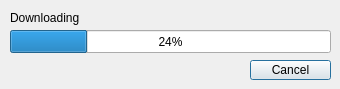
<?xml version="1.0" encoding="UTF-8"?>
<ui version="4.0">
 <class>NatusferaDownloading</class>
 <widget class="QDialog" name="NatusferaDownloading">
  <property name="geometry">
   <rect>
    <x>0</x>
    <y>0</y>
    <width>340</width>
    <height>89</height>
   </rect>
  </property>
  <property name="minimumSize">
   <size>
    <width>340</width>
    <height>89</height>
   </size>
  </property>
  <property name="maximumSize">
   <size>
    <width>340</width>
    <height>89</height>
   </size>
  </property>
  <property name="windowTitle">
   <string>Downloading...</string>
  </property>
  <property name="modal">
   <bool>true</bool>
  </property>
  <widget class="QPushButton" name="downloading_cancel_button">
   <property name="geometry">
    <rect>
     <x>250</x>
     <y>60</y>
     <width>81</width>
     <height>20</height>
    </rect>
   </property>
   <property name="text">
    <string>Cancel</string>
   </property>
  </widget>
  <widget class="QLabel" name="downloading_label">
   <property name="geometry">
    <rect>
     <x>10</x>
     <y>10</y>
     <width>321</width>
     <height>16</height>
    </rect>
   </property>
   <property name="text">
    <string>Downloading</string>
   </property>
  </widget>
  <widget class="QProgressBar" name="downloading_progress_bar">
   <property name="geometry">
    <rect>
     <x>10</x>
     <y>30</y>
     <width>321</width>
     <height>23</height>
    </rect>
   </property>
   <property name="value">
    <number>24</number>
   </property>
  </widget>
 </widget>
 <resources/>
 <connections/>
</ui>
